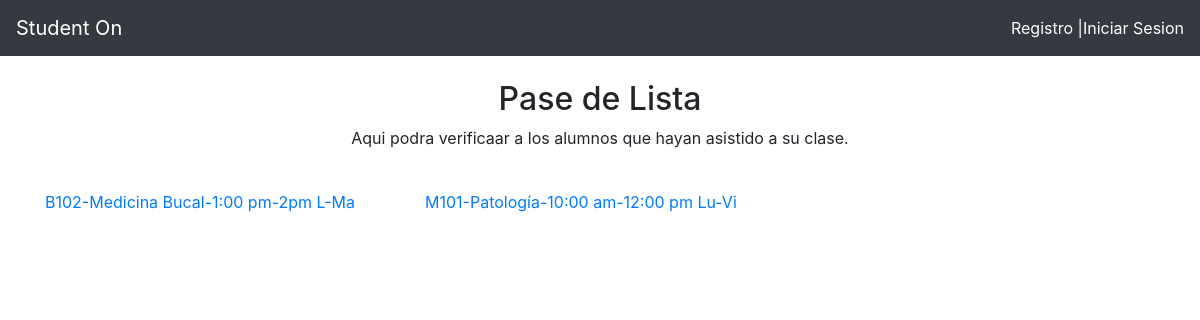
Page /admin/lista.php on the committed database.
### tables this page shows
CREATE TABLE `cursos` (
  `clave` varchar(20) NOT NULL,
  `horario` text NOT NULL,
  `nombre` text NOT NULL
);

### admin/lista.php (the view, shortened to what this page needs)
<?php
	include('../php/conexion.php');
?>
<!DOCTYPE html>
<html>
<head>
	<link rel="stylesheet" href="../main.css">
	<link rel="stylesheet" href="https://stackpath.bootstrapcdn.com/bootstrap/4.1.3/css/bootstrap.min.css">
</head>
<body>
<?php
	if(!isset($_SESSION["LOGIN"])){
	include '../navbar.php';
	}
 ?>
	<div class="container-fluid">
		<div class="container">
			<center>
			<br>
			<h2>Pase de Lista</h2>
			<p>Aqui podra verificaar a los alumnos que hayan asistido a su clase.</p>
			<br>
			</center>
		<div class="row">
			<?php
			$result = mysqli_query($conexion,"SELECT * from cursos");
			while($fila=mysqli_fetch_array($result)){
				echo '<div class="col-4">
					<a href="listaPasar.php?clave='.$fila['clave'].'">'.$fila['clave'].'-'.$fila['nombre'].'-'.$fila['horario'].'</a>
					</div>';
			}
			?>
		</div>
		<br>
		</div>
	</div>
</body>
</html>

### rows in the picture
cursos: clave "B102", nombre "Medicina Bucal", horario "1:00 pm-2pm L-Ma"
cursos: clave "M101", nombre "Patología", horario "10:00 am-12:00 pm Lu-Vi"
